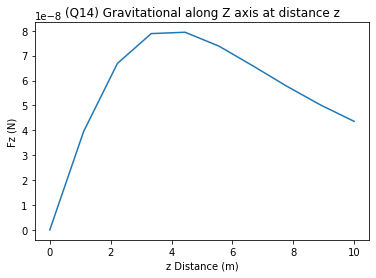

This figure's Python source:
#!/usr/bin/env python3
# -*- coding: utf-8 -*-
"""
Created on Sun Apr  4 17:11:58 2021

@author: aditi
"""

#Q14
print('Exercise 14: Gravitational Pull of Uniform Sheet ')

from gaussxw import gaussxwab
from scipy.constants import G
from numpy import linspace
import sympy
#(b)
def Fz(z):
    y = sympy.symbols('y')
    L = 10
    a = -L/2
    b = L/2
    N = 100
    
    pts,w=gaussxwab(N,a,b)
    Fx=0
    for i in range(N):
        xval=pts[i]
        Fx+= w[i]/((xval**2+z**2+y**2)**(3/2))
    
    I = 0
    for j in range(N):
        yval=pts[i]
        Fyval=float(Fx.subs(y,yval))
        I+=Fyval

    k = G*(10*1000)/(L*L)
    F = k*z*I
    return F

####################################################
zval = linspace(0,10,10)
Fzval=[]
for z in zval:
    Fzval.append(Fz(z))

from matplotlib import pyplot as plt
plt.figure()
plt.plot(zval,(Fzval))
plt.title('(Q14) Gravitational along Z axis at distance z')
plt.xlabel('z Distance (m)')
plt.ylabel('Fz (N)')
